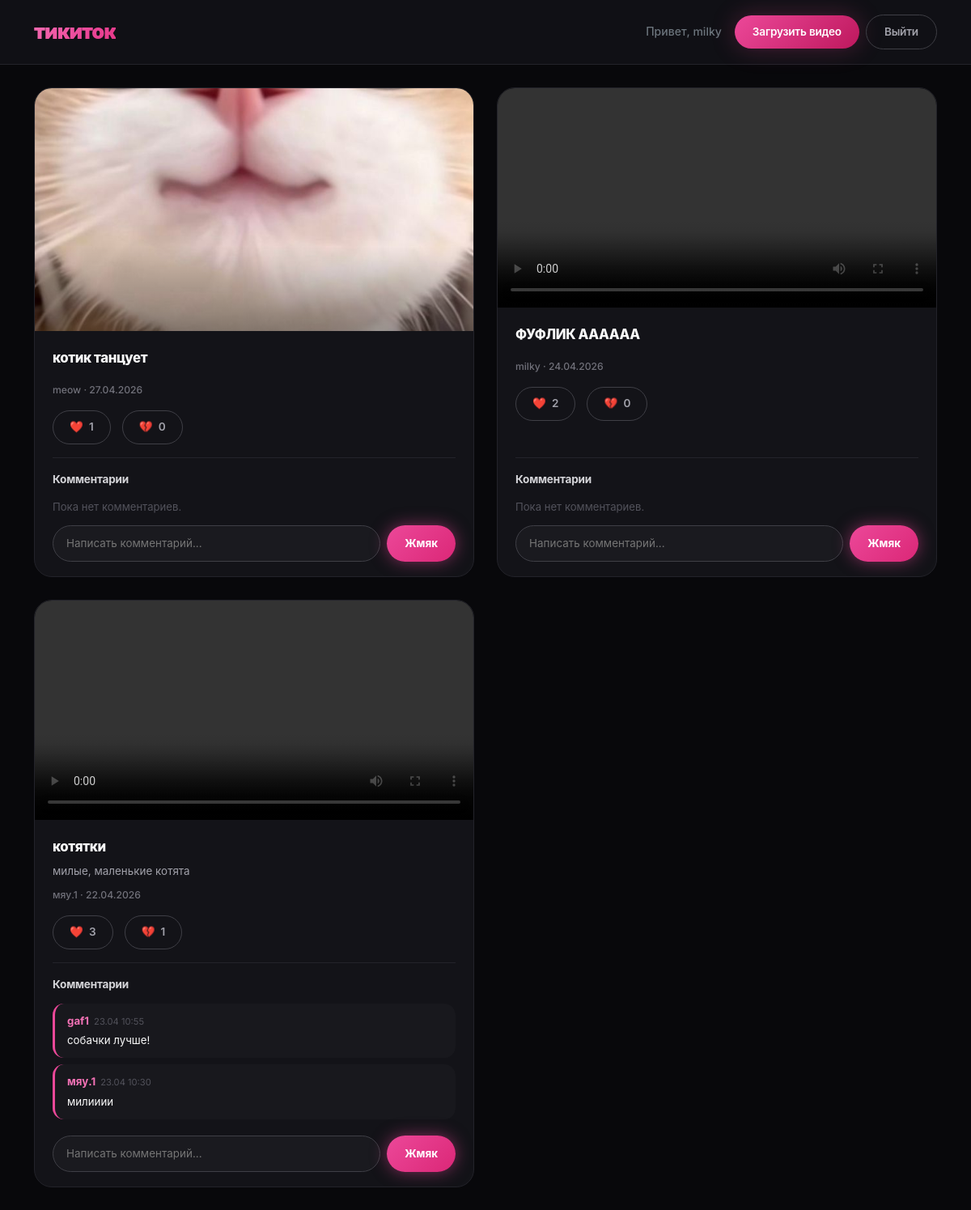
Screenshot of / (signed in) with the database file from the repository.
### videos/models.py (models this page shows, shortened)
class Video(models.Model):
    author = models.ForeignKey(User, on_delete=models.CASCADE, verbose_name="Автор")
    title = models.CharField(max_length=100, verbose_name="Название")
    description = models.TextField(blank=True, verbose_name="Описание")
    video_file = models.FileField(upload_to='videos/', verbose_name="Файл видео")
    thumbnail = models.ImageField(upload_to='thumbnails/', blank=True, null=True, verbose_name="Превью")
    created_at = models.DateTimeField(auto_now_add=True, verbose_name="Дата загрузки")
    likes = models.IntegerField(default=0, verbose_name="Лайки")
    dislikes = models.IntegerField(default=0, verbose_name="Дизлайки")
    is_blocked = models.BooleanField(default=False, verbose_name="Заблокировано")
    block_reason = models.CharField(max_length=200, blank=True, null=True, verbose_name="Причина блокировки")
    class Meta:
        verbose_name = "Видео"
        verbose_name_plural = "Видео"
        ordering = ['-created_at']

class Comment(models.Model):
    video = models.ForeignKey(Video, on_delete=models.CASCADE, related_name='comments')
    author = models.ForeignKey(User, on_delete=models.CASCADE)
    text = models.TextField(max_length=500, verbose_name="Комментарий")
    created_at = models.DateTimeField(auto_now_add=True)
    class Meta:
        ordering = ['-created_at']  # Новые сверху
        verbose_name = "Комментарий"
        verbose_name_plural = "Комментарии"

### videos/views.py (the view)
# urls.py: path('', views.video_list, name='home'),
def video_list(request):
    videos = Video.objects.filter(is_blocked=False)
    comment_form = CommentForm()
    return render(request, 'videos/video_list.html', {
        'videos': videos,
        'comment_form': comment_form
    })

### videos/forms.py
class CommentForm(forms.Form):
    text = forms.CharField(
        label='',
        max_length=500,
        widget=forms.TextInput(attrs={
            'placeholder': 'Написать комментарий...',
            'style': 'width: 100%; padding: 8px; border-radius: 20px; border: 1px solid #ccc;'
        })
    )

### videos/templates/videos/video_list.html (shortened to what this page needs)
{% load static %}
<!DOCTYPE html>
<html lang="ru">
<head>
    <link href="https://cdn.jsdelivr.net/npm/bootstrap@5.3.0/dist/css/bootstrap.min.css" rel="stylesheet">
</head>
<body>
    <div class="particles" id="particles"></div>
    <nav class="navbar">
        <div class="container d-flex justify-content-between align-items-center">
            <a class="navbar-brand" href="{% url 'home' %}">тикиток</a>
            <div class="d-flex gap-2 align-items-center flex-wrap">
                {% if user.is_authenticated %}
                    <span class="text-secondary me-2 small fw-medium">Привет, {{ user.username }}</span>
                    <a href="{% url 'upload' %}" class="btn btn-primary btn-sm">Загрузить видео</a>
                    <form action="{% url 'logout' %}" method="post" class="mb-0">
                        <button type="submit" class="btn btn-outline-secondary btn-sm">Выйти</button>
                    </form>
                {% else %}
                    <a href="{% url 'login' %}" class="btn btn-outline-primary btn-sm">Войти</a>
                    <a href="{% url 'register' %}" class="btn btn-primary btn-sm">Регистрация</a>
                {% endif %}
            </div>
        </div>
    </nav>
    <div class="container">
        <div class="video-grid">
            {% for video in videos %}
                <div class="video-card" id="video-{{ video.id }}" data-tilt>
                    <div class="video-thumb" style="position: relative; cursor: pointer;" onclick="this.querySelector('video').style.display='block'; this.querySelector('img').style.display='none'; this.querySelector('video').play();">
    {% if video.thumbnail %}
       <img src="{{ video.thumbnail.url }}" alt="{{ video.title }}" style="width: 100%; height: 100%; object-fit: cover; display: block;">
    {% else %}
        <video controls data-video style="width: 100%; height: 100%; object-fit: contain;">
            <source src="{{ video.video_file.url }}" type="video/mp4">
        </video>
    {% endif %}
</div>
                    <div class="video-body">
                        <div class="video-title">{{ video.title }}</div>
                        <div class="video-desc">{{ video.description|truncatechars:120 }}</div>
                        <div class="video-meta">{{ video.author.username }} &middot; {{ video.created_at|date:"d.m.Y" }}</div>
                        <div class="actions">
                            <button class="btn-like" onclick="sendLike({{ video.id }}, true)">
                                &#10084;&#65039; <span id="likes-count-{{ video.id }}">{{ video.likes }}</span>
                            </button>
                            <button class="btn-dislike" onclick="sendLike({{ video.id }}, false)">
                                &#128148; <span id="dislikes-count-{{ video.id }}">{{ video.dislikes }}</span>
                            </button>
                        </div>
                        <div class="comments-section">
                            <div class="comments-title">Комментарии</div>
                            <div class="comments-list" id="comments-{{ video.id }}">
                                {% for comment in video.comments.all %}
                                    <div class="comment-bubble">
                                        <strong>{{ comment.author.username }}</strong><span class="comment-time">{{ comment.created_at|date:"d.m H:i" }}</span>
                                        <div style="margin-top: 3px;">{{ comment.text }}</div>
                                    </div>
                                {% empty %}
                                    <div style="font-size: 0.82rem; color: #52525b;">Пока нет комментариев.</div>
                                {% endfor %}
                            </div>
                            {% if user.is_authenticated %}
                                <form class="comment-form" onsubmit="sendComment(event, {{ video.id }})">
                                    <input type="text" name="text" maxlength="500" placeholder="Написать комментарий..." required>
                                    <button type="submit">Жмяк</button>
                                </form>
                            {% else %}
                                <div style="font-size: 0.8rem; color: #52525b;">
                                    <a href="{% url 'login' %}" style="color: #f472b6;">Войдите</a>, чтобы комментировать
                                </div>
                            {% endif %}
                        </div>
                    </div>
                </div>
            {% empty %}
                <div class="empty-state">
                    <p>Пока нет видео.</p>
                    <a href="{% url 'upload' %}">Загрузить первое</a>
                </div>
            {% endfor %}
        </div>
    </div>
</body>
</html>

### rows the page displays
Video: thumbnail (picture), title "котик танцует", author.username "meow", created_at "27.04.2026", likes "1", dislikes "0"
Video: title "ФУФЛИК АААААА", author.username "milky", created_at "24.04.2026", likes "2", dislikes "0"
Video: title "котятки", description "милые, маленькие котята", author.username "мяу.1", created_at "22.04.2026", likes "3", dislikes "1"
Comment: author.username "gaf1", created_at "23.04 10:55", text "собачки лучше!"
Comment: author.username "мяу.1", created_at "23.04 10:30", text "милииии"

### other values shown
{{ user.username }} "milky"
